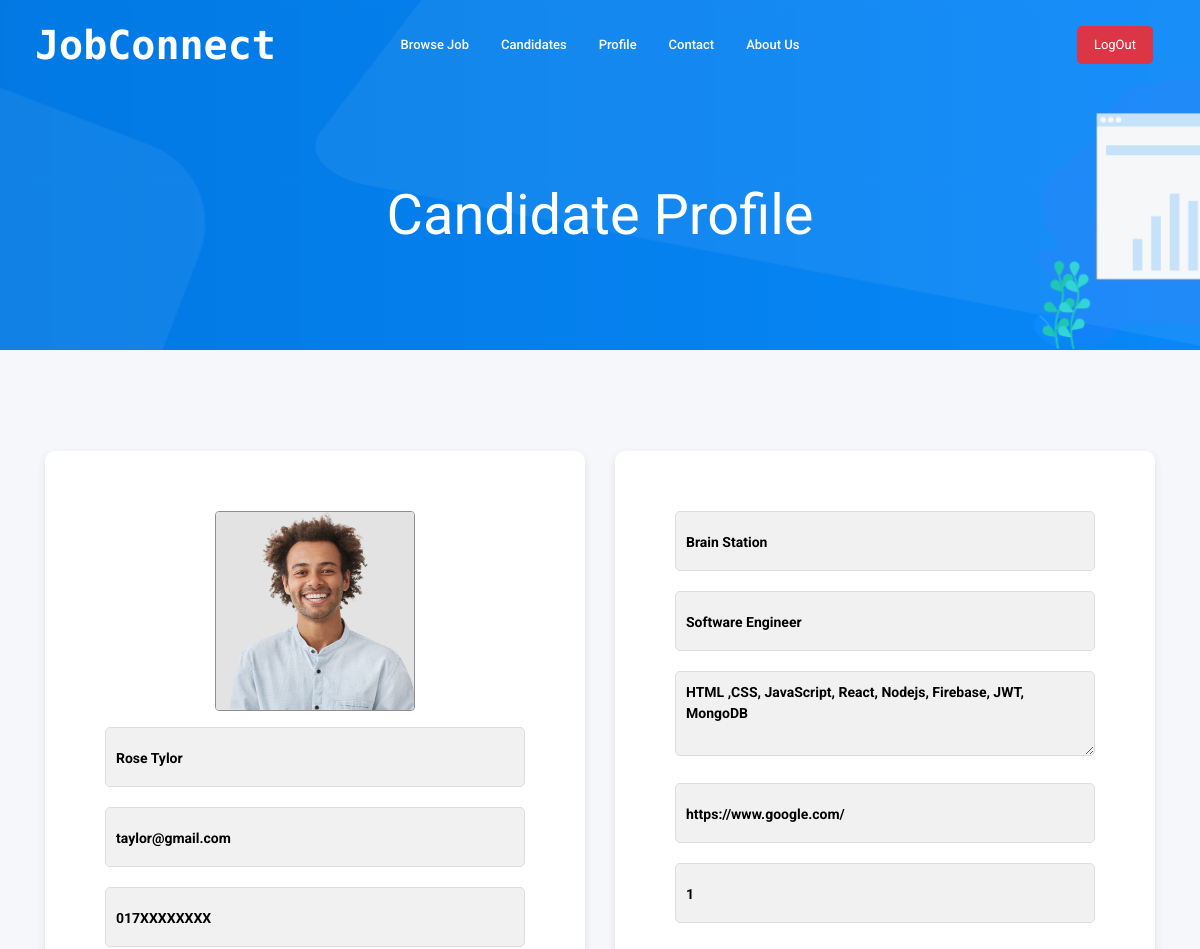
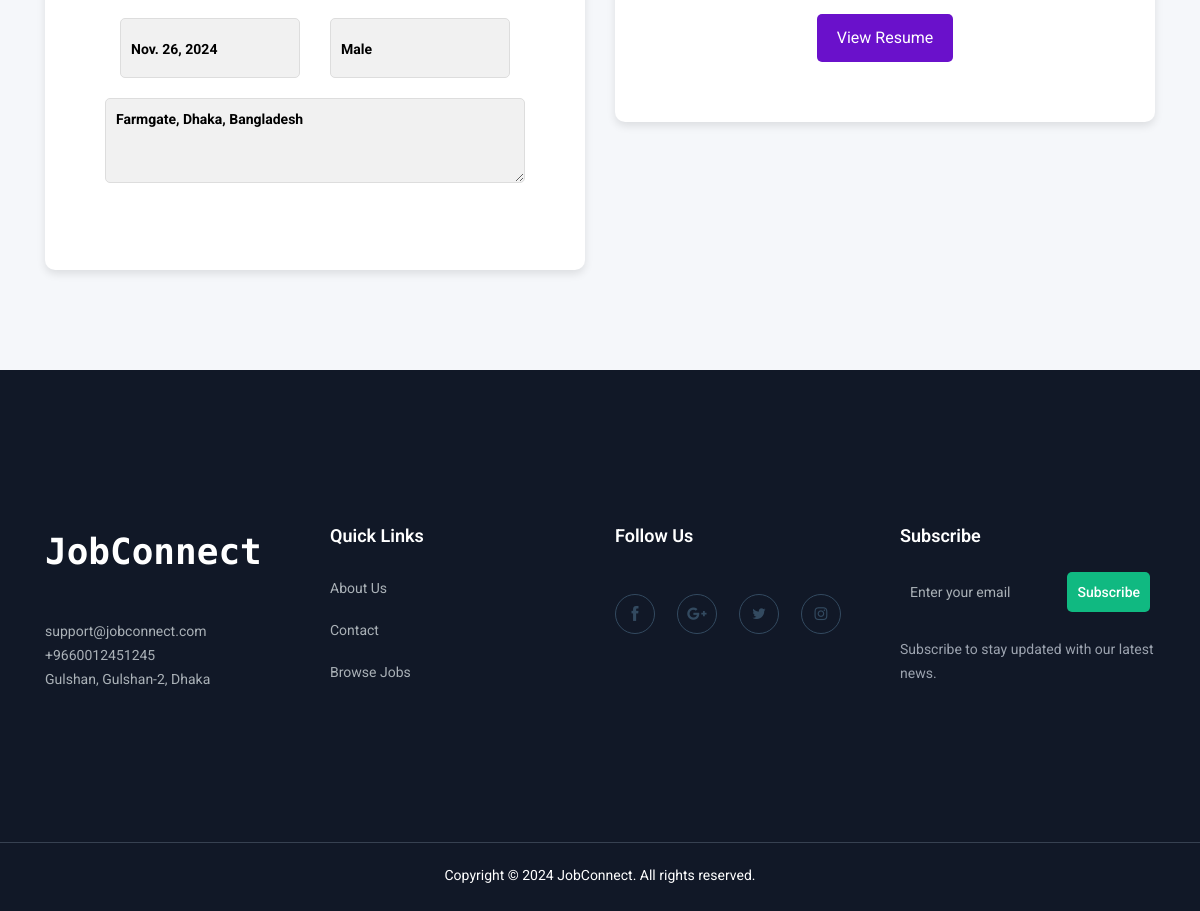
The app's page /candidate/1 (signed in) with its own data (2 pictures, top to bottom).
### users/models.py (models this page shows, shortened)
class Candidate(models.Model):
    GENDER_CHOICES = [
        ('Male', 'Male'),
        ('Female', 'Female'),
        ('Others', 'Others')
    ]
    user = models.OneToOneField(User, on_delete=models.CASCADE, blank=False, null=False)
    photo = models.ImageField(upload_to='candidate_photos/', blank=False, null=False)
    phone_number = models.CharField(max_length=20, blank=False, null=False)
    dob = models.DateField(blank=False, null=False)
    gender = models.CharField(max_length=6, choices=GENDER_CHOICES, blank=False, null=False)
    address = models.CharField(max_length=200, blank=False, null=False)
    current_company = models.CharField(max_length=100, blank=False, null=False)
    current_role = models.CharField(max_length=100, blank=False, null=False)
    skills = models.TextField(blank=False, null=False)
    portfolio_link = models.URLField(blank=False, null=False)
    experience_on_field = models.PositiveIntegerField(blank=False, null=False)
    resume = models.FileField(upload_to='candidate_resumes/', blank=False, null=False)

### users/views.py (the view)
# urls.py: path('candidate/<int:c_id>', views.candidate_details, name='candidate_details'),
@login_required
def candidate_details(request, c_id):
    try:
        candidate = Candidate.objects.get(pk=c_id)
    except Candidate.DoesNotExist:
        messages.error(request, "Something is wrong.")
        candidate = None
    return render(request, "CandidateDetails.html", {"candidate": candidate})

### templates/CandidateDetails.html (shortened to what this page needs)
{% extends 'Base.html' %}
{% load static %}
{% block extra-styles %}
    <link rel="stylesheet" href="{% static 'css/Profile.css' %}">
{% endblock %}
{% block content %}
<div class="bradcam_area bradcam_bg_1">
    <div class="container">
        <div class="row">
            <div class="col-xl-12">
                <div class="bradcam_text">
                    <h3>Candidate Profile</h3>
                </div>
            </div>
        </div>
    </div>
</div>
{% if candidate %}
<div class="job_details_area">
    <div class="container">
        <form class="row" method="POST">
            <div class="col-lg-6">
                <div class="job_sumary">
                    <div class="job_content text-center">
                        <a href="{{ candidate.photo.url }}">
                            <img src="{{ candidate.photo.url }}" alt="Candidate Photo" class="rounded">
                        </a>
                        <input type="text" name="username" placeholder="{{ candidate.user.username }}" class="input mt-3" disabled>
                        <input type="email" name="email" placeholder="{{ candidate.user.email }}" class="input" disabled>
                        <input type="text" name="phone" placeholder="{{ candidate.phone_number }}" class="input" disabled>
                        <div class="container">
                            <div class="row">
                                <div class="col">
                                    <input type="text" onfocus="this.type='date'" onblur="this.type='text'" name="dob" placeholder="{{ candidate.dob }}" class="input" disabled>
                                </div>
                                <div class="col">
                                    <input type="text" name="gender" placeholder="{{ candidate.gender }}" class="input" disabled>
                                </div>
                            </div>
                        </div>
                        <textarea placeholder="{{ candidate.address }}" rows="3" name="address" class="textarea" disabled></textarea>
                    </div>
                </div>
            </div>
            <div class="col-lg-6">
                <div class="job_sumary">
                    <div class="job_content text-center">
                        <input type="text" name="current_company" placeholder="{{ candidate.current_company }}" class="input" disabled>
                        <input type="text" name="current_role" placeholder="{{ candidate.current_role }}" class="input" disabled>
                        <textarea rows="3" name="skills" placeholder="{{ candidate.skills }}" class="textarea" disabled></textarea>
                        <input type="url" name="portfolio_link" placeholder="{{ candidate.portfolio_link }}" class="input" disabled>
                        <input type="number" name="experience_on_field" placeholder="{{ candidate.experience_on_field }}" class="input" disabled>
                        <a href="{{ candidate.resume.url }}" class="resume-button" target="_blank">View Resume</a>
                    </div>
                </div>
            </div>
        </form>
    </div>
</div>
{% else %}
<h1 class="text-danger text-center my-5">Something is Wrong</h1>
{% endif %}
{% endblock %}

### static/css/Profile.css (style rules this page uses)
.input { height: 60px; border: 1px solid #E8E8E8; padding: 20px; -webkit-border-radius: 5px; -moz-border-radius: 5px; border-radius: 5px; width: 100%; margin-bottom: 20px; }
.textarea { border: 1px solid #E8E8E8; padding: 20px; -webkit-border-radius: 5px; -moz-border-radius: 5px; border-radius: 5px; width: 100%; margin-bottom: 20px; }
.input::placeholder, .textarea::placeholder { font-weight: bold; opacity: 1; color: #000; }

### templates/CandidateDetails.html (style rules this page uses)
.bradcam_area { background: linear-gradient(to right, #6a11cb, #2575fc); padding: 60px 0; color: white; text-align: center; }
.bradcam_text h3 { font-size: 48px; font-weight: bold; }
.job_details_area { padding: 40px 0; background-color: #f8f9fa; }
.job_sumary { background: #fff; padding: 20px; border-radius: 10px; box-shadow: 0 4px 8px rgba(0, 0, 0, 0.1); }
.job_content .input, .job_content .textarea { width: 100%; padding: 10px; margin-bottom: 20px; border: 1px solid #ddd; border-radius: 5px; }
.job_content .input[disabled], .job_content .textarea[disabled] { background-color: #f1f1f1; }
.job_content .input[type="text"], .job_content .input[type="email"] { font-size: 16px; }
.job_content textarea { font-size: 14px; resize: vertical; }
.job_content .rounded { border-radius: 300%; width: 200px; height: 200px; object-fit: cover; border: 1px solid #908d92; }
.resume-button { display: inline-block; padding: 12px 20px; background-color: #6a11cb; color: #fff; text-decoration: none; border-radius: 5px; width: auto; text-align: center; margin-top: 20px; transition: background-color 0.3s ease; }

### records on screen
Candidate: photo (picture), username "Rose Tylor", email "taylor@gmail.com", phone "017XXXXXXXX", dob "Nov. 26, 2024", gender "Male", address "Farmgate, Dhaka, Bangladesh", current_company "Brain Station", current_role "Software Engineer", skills "HTML ,CSS, JavaScript, React, Nodejs, Firebase, JWT, MongoDB", portfolio_link "https://www.google.com/", experience_on_field "1"
